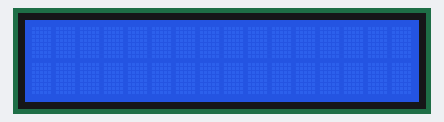
The sketch below on a simulated Arduino Uno, built with avr-gcc and run on an emulated ATmega328P. Parts: 16×2 character LCD.

Above: at 0.5 s.
At 1.27 s:
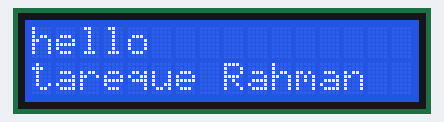

The sketch:

lcd_string.ino
```cpp
#include<LiquidCrystal.h>

LiquidCrystal lcd(12, 11, 5, 4, 3, 2);

void setup()
{
lcd.begin (16, 2);
// initializes the LCD with 16 columns and 2 rows.
}

void loop()
{
lcd.clear();
lcd.setCursor(0,0);  //first a column then row
lcd.print("hello");
delay(200);
lcd.setCursor(0,1);
lcd.print("tareque Rahman");
delay(200);
lcd.clear();
delay(500);
}
```

Measured:
- by itself, everything shown: repeats every 0.91 s, in 3 steps
- what the display in image 0 shows lasts 0.5 s, from 0.5 s to 1.0 s
